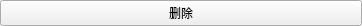
<?xml version="1.0" encoding="UTF-8"?>
<ui version="4.0">
 <class>CellWidget</class>
 <widget class="QWidget" name="CellWidget">
  <property name="geometry">
   <rect>
    <x>0</x>
    <y>0</y>
    <width>362</width>
    <height>24</height>
   </rect>
  </property>
  <property name="windowTitle">
   <string>CellWidget</string>
  </property>
  <layout class="QHBoxLayout" name="horizontalLayout">
   <property name="leftMargin">
    <number>0</number>
   </property>
   <property name="topMargin">
    <number>0</number>
   </property>
   <property name="rightMargin">
    <number>0</number>
   </property>
   <property name="bottomMargin">
    <number>0</number>
   </property>
   <item>
    <widget class="QPushButton" name="btnDelete">
     <property name="text">
      <string>删除</string>
     </property>
    </widget>
   </item>
  </layout>
 </widget>
 <layoutdefault spacing="6" margin="11"/>
 <resources/>
 <connections/>
</ui>
